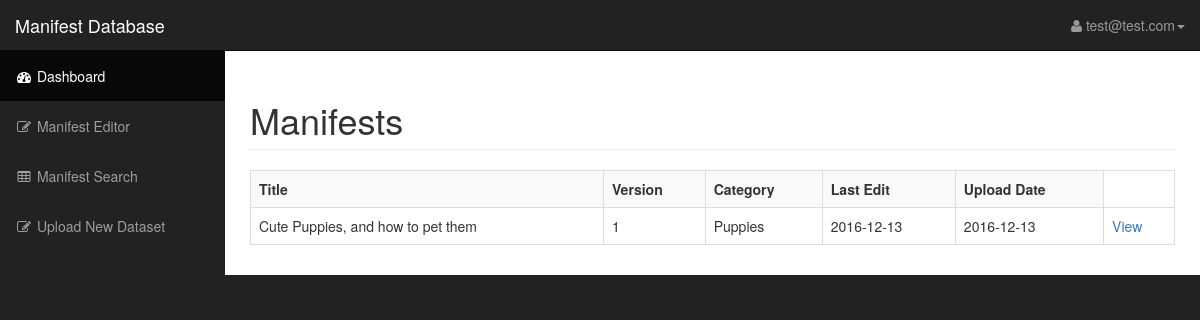
The app's page /v2.0/view.php (signed in) with its own data.
### tables this page shows
CREATE TABLE `manifest` (
  `manifest_id` int(11) NOT NULL,
  `version` int(11) DEFAULT NULL,
  `category` varchar(255) DEFAULT NULL,
  `last_edit` date DEFAULT NULL,
  `upload_date` date DEFAULT NULL,
  `title` varchar(255) DEFAULT NULL,
  `ownerID` int(11) NOT NULL,
  `manifest_path` varchar(255) NOT NULL
);

### v2.0/view.php (the view, shortened to what this page needs)
<?php include_once("header.php"); ?>
<?php 	if ($_SESSION['email'] == NULL){
		echo "<h1> Error you must be signed in to view content</h1>";
		echo "<meta http-equiv='refresh' content='0;url=index.php'>";
	} else {
		$conn = mysqli_connect('localhost','admin','CS4320FG7','SEFinalProject') or die ("error connecting to database");
        $printquery = "SELECT * FROM manifest";
        $result = mysqli_query($conn, $printquery);
        echo"<table class='table table-bordered table-hover table-striped'>
			<tr>
				<th>Title</th>
				<th>Version</th>
				<th>Category</th>
				<th>Last Edit</th>
				<th>Upload Date</th>
			</tr>";
        while ($row = mysqli_fetch_assoc($result)){
        echo
        	"<tr>
	            <td>".$row['title']."</td>
	            <td>".$row['version']."</td>
	            <td>".$row['category']."</td>
	            <td>".$row['last_edit']."</td>
	            <td>".$row['upload_date']."</td>
	            <td><a class='manifest'>View</a></td>
            </tr>";
        }
        echo"</table>";
    }
?>
	</div>
	</div>
</body>
</html>

### v2.0/css/sb-admin.css (style rules this page uses)
body { margin-top: 100px; background-color: #222; }
@media (min-width:768px) { body { margin-top: 50px; } }

### records on screen
manifest: title "Cute Puppies, and how to pet them", version "1", category "Puppies", last_edit "2016-12-13", upload_date "2016-12-13"

### other values on screen
$_SESSION['email'] "test@test.com"
